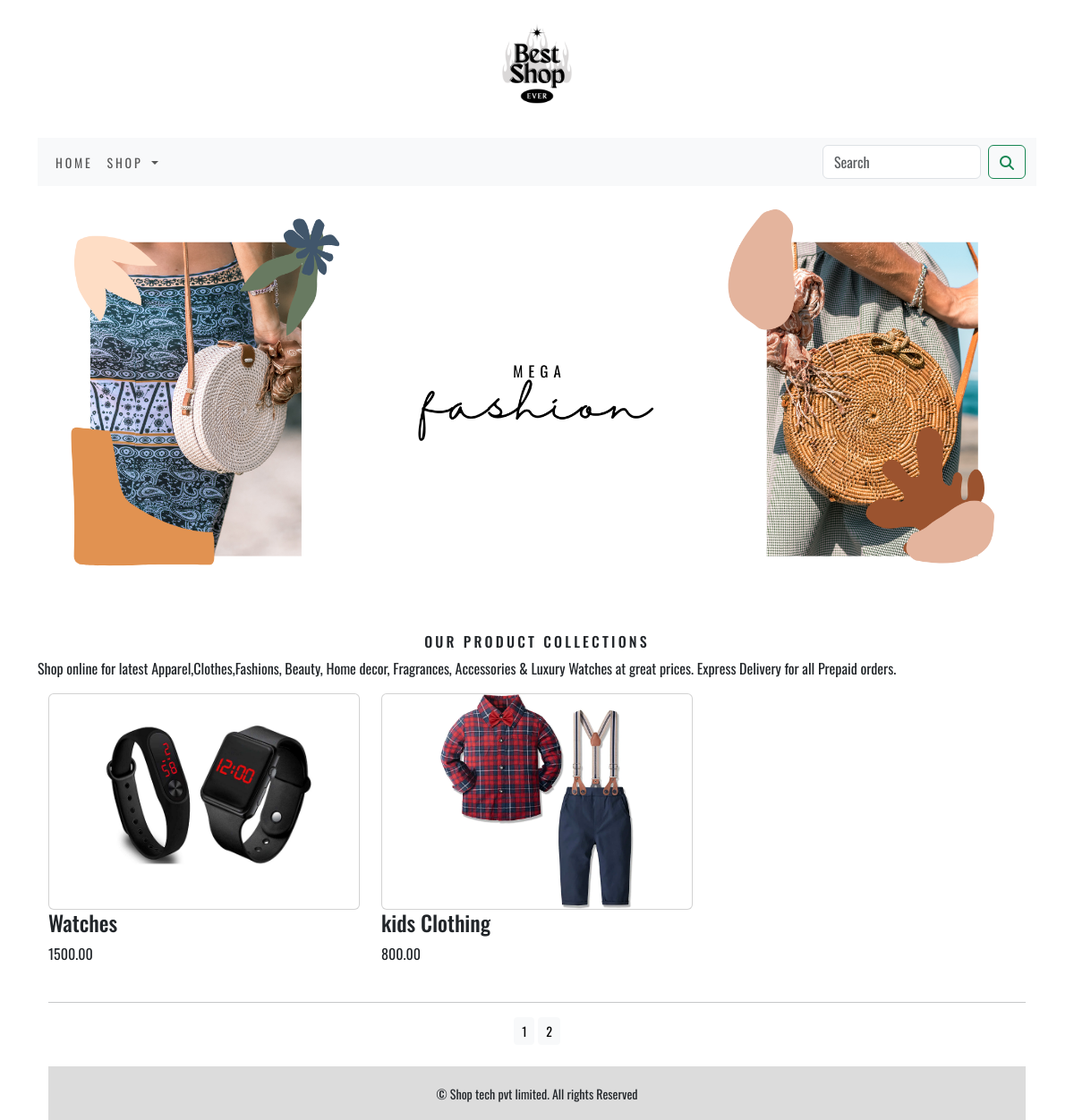
Screenshot of /shop/?page=2 with the database file from the repository.
### shop/models.py (models this page shows, shortened)
class Product(models.Model):
    name = models.CharField(max_length=250, unique=True)
    slug = models.SlugField(max_length=250, unique=True)
    description = models.TextField(blank=True)
    price=models.DecimalField(max_digits=10,decimal_places=2)
    category=models.ForeignKey(Category,on_delete=models.CASCADE)
    image=models.ImageField(upload_to='product',blank=True)
    stock=models.IntegerField()
    available=models.BooleanField(default=True)
    created=models.DateTimeField(auto_now_add=True)
    updated=models.DateTimeField(auto_now=True)
    def get_url(self):
        return reverse('shop:prodCatdetail',args=[self.category.slug,self.slug])
    class Meta:
        ordering=('name',)
        verbose_name='product'
        verbose_name_plural='products'

### shop/views.py (the view)
# urls.py: path('',views.allProdCat,name='allProdCat'),
def allProdCat(request,c_slug=None):
    c_page=None
    products_list=None
    if c_slug!=None:
        c_page=get_object_or_404(Category,slug=c_slug)
        products_list=Product.objects.all().filter(category=c_page,available=True)
    else:
        products_list=Product.objects.all().filter(available=True)
        paginator=Paginator(products_list,6)
    try:
        page=int(request.GET.get('page','1'))
    except:
        page=1
    try:
        products=paginator.page(page)
    except(EmptyPage,InvalidPage):
        products=paginator.page(paginator.num_pages)
    return render(request,'category.html',{'category':c_page,'products':products})

### cart/context_processors.py (called while the page is built)
def counter(request):
    item_count=0
    if 'admin' in request.path:
        return {}
    else:
        try:
            cart=Cart.objects.filter(cart_id=_cart_id(request))
            cart_items=CartItem.objects.all().filter(cart=cart[:1])
            for cart_item in cart_items:
                item_count += cart_item.quantity
        except Cart.DoesnotExist:
            item_count=0
    return dict(item_count=item_count)

### cart/views.py (called while the page is built)
def _cart_id(request):
    cart=request.session.session_key
    if not cart:
        cart=request.session.create()
    return cart

### shop/context_processors.py (called while the page is built)
def menu_links(request):
    links=Category.objects.all()
    return dict(links=links)

### shop/models.py (called while the page is built)
    def get_url(self):
        return reverse('shop:products_by_category',args=[self.slug])

### templates/category.html (shortened to what this page needs)
{% extends 'base.html' %}
{% load static %}
{% block content %}
<div class="mx_auto">
    {% if category %}
    <img class="card-img-top my_image" src="{{category.image.url}}" alt="{{category.name}}">
</div>
<br>
<div>
    <h1 class="text-center my_title">{{category.name}}</h1>
    <p class="text-justify">{{category.description}}</p>
</div>
{% else %}
<div>
    <img class="my_image my_image_padding" src="{% static 'images/banner.png' %}" alt="our products" >
</div>
<br>
<div>
    <h1 class="text-center my_title">Our Product Collections</h1>
    <p class="text-justify">Shop online for latest Apparel,Clothes,Fashions, Beauty, Home decor, Fragrances, Accessories & Luxury Watches at great prices. Express Delivery for all Prepaid orders.</p>
</div>
{% endif %}
<div class="container">
    <div class="row mx_auto">
        {%  for product in products.object_list %}
        <div class="my_bottom_margin col-9 col-sm-12 col-md-4 xol-lg-4 ">
            <div class="card text-center" style="min-width:18rem;">
                <a href="{{product.get_url}}"><img class="card-img-top my_image" src="{{product.image.url}}" alt="{{product.name}}" ></a>
            </div>
            <div class="card-body">
                <h4>{{product.name}}</h4>
                <p>{{product.price}}</p>
            </div>
        </div>
        {% endfor %}
    </div>
    <div class="mx_auto">
        {% if products.paginator.num_pages > 1 %}
        <hr>
        <div class="text-center">
            {% for pg in products.paginator.page_range %}
            <a href="?page={{pg}}" class="btn btn-light btn-sm {% if product.number == pg %} active {% endif %}">{{pg}}</a>
            {% endfor %}
        </div>
        {% endif %}
    </div>
    <br>
</div>
{% endblock %}

### static/css/custom.css (style rules this page uses)
body { font-family: 'Oswald', sans-serif !important; }
.my_image { width: 100%; height: auto; }
.card-img-top { width: 100%; height: 30vh; object-fit: contain; }
.my_title { font-size:16px; text-transform:uppercase; letter-spacing:.2em; }
.my_image_padding { padding:5px }
.my_bottom_margin { margin-bottom:10px; }

### rows the page displays
Product: image (picture), name "Watches", price "1500.00"
Product: image (picture), name "kids Clothing", price "800.00"

### other values shown
{{ pg }} "1" "2"
